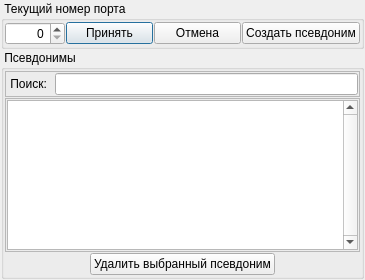
<?xml version="1.0" encoding="UTF-8"?>
<ui version="4.0">
 <class>Edit_Port_Dialog</class>
 <widget class="QDialog" name="Edit_Port_Dialog">
  <property name="geometry">
   <rect>
    <x>0</x>
    <y>0</y>
    <width>365</width>
    <height>280</height>
   </rect>
  </property>
  <property name="sizePolicy">
   <sizepolicy hsizetype="Fixed" vsizetype="Fixed">
    <horstretch>0</horstretch>
    <verstretch>0</verstretch>
   </sizepolicy>
  </property>
  <property name="minimumSize">
   <size>
    <width>365</width>
    <height>280</height>
   </size>
  </property>
  <property name="maximumSize">
   <size>
    <width>365</width>
    <height>280</height>
   </size>
  </property>
  <property name="contextMenuPolicy">
   <enum>Qt::CustomContextMenu</enum>
  </property>
  <property name="windowTitle">
   <string/>
  </property>
  <property name="windowIcon">
   <iconset resource="../../Z-Hub/resources.qrc">
    <normaloff>:/icons/z-icon.ico</normaloff>:/icons/z-icon.ico</iconset>
  </property>
  <layout class="QVBoxLayout" name="verticalLayout">
   <property name="spacing">
    <number>1</number>
   </property>
   <property name="leftMargin">
    <number>1</number>
   </property>
   <property name="topMargin">
    <number>1</number>
   </property>
   <property name="rightMargin">
    <number>1</number>
   </property>
   <property name="bottomMargin">
    <number>1</number>
   </property>
   <item>
    <widget class="QGroupBox" name="groupBox_Set_Port">
     <property name="title">
      <string> Текущий номер порта</string>
     </property>
     <layout class="QHBoxLayout" name="horizontalLayout">
      <property name="spacing">
       <number>1</number>
      </property>
      <property name="leftMargin">
       <number>1</number>
      </property>
      <property name="topMargin">
       <number>1</number>
      </property>
      <property name="rightMargin">
       <number>1</number>
      </property>
      <property name="bottomMargin">
       <number>1</number>
      </property>
      <item>
       <widget class="QSpinBox" name="spinBox">
        <property name="maximumSize">
         <size>
          <width>60</width>
          <height>16777215</height>
         </size>
        </property>
        <property name="alignment">
         <set>Qt::AlignRight|Qt::AlignTrailing|Qt::AlignVCenter</set>
        </property>
        <property name="maximum">
         <number>65535</number>
        </property>
        <property name="value">
         <number>0</number>
        </property>
       </widget>
      </item>
      <item>
       <widget class="QPushButton" name="pushButton_Accept">
        <property name="text">
         <string>Принять</string>
        </property>
        <property name="autoDefault">
         <bool>false</bool>
        </property>
        <property name="default">
         <bool>true</bool>
        </property>
       </widget>
      </item>
      <item>
       <widget class="QPushButton" name="pushButton_Reject">
        <property name="text">
         <string>Отмена</string>
        </property>
        <property name="autoDefault">
         <bool>false</bool>
        </property>
       </widget>
      </item>
      <item>
       <widget class="QPushButton" name="pushButton_Set_New_Pseudonym">
        <property name="text">
         <string>Создать псевдоним</string>
        </property>
        <property name="autoDefault">
         <bool>false</bool>
        </property>
       </widget>
      </item>
     </layout>
    </widget>
   </item>
   <item>
    <widget class="QGroupBox" name="groupBox_Pseudonyms">
     <property name="title">
      <string> Псевдонимы</string>
     </property>
     <layout class="QVBoxLayout" name="verticalLayout_3">
      <property name="spacing">
       <number>1</number>
      </property>
      <property name="leftMargin">
       <number>1</number>
      </property>
      <property name="topMargin">
       <number>1</number>
      </property>
      <property name="rightMargin">
       <number>1</number>
      </property>
      <property name="bottomMargin">
       <number>1</number>
      </property>
      <item>
       <widget class="QFrame" name="frame_Search">
        <property name="frameShape">
         <enum>QFrame::StyledPanel</enum>
        </property>
        <property name="frameShadow">
         <enum>QFrame::Raised</enum>
        </property>
        <layout class="QHBoxLayout" name="horizontalLayout_2">
         <property name="spacing">
          <number>1</number>
         </property>
         <property name="leftMargin">
          <number>1</number>
         </property>
         <property name="topMargin">
          <number>1</number>
         </property>
         <property name="rightMargin">
          <number>1</number>
         </property>
         <property name="bottomMargin">
          <number>1</number>
         </property>
         <item>
          <widget class="QLabel" name="label_Search">
           <property name="text">
            <string> Поиск:  </string>
           </property>
          </widget>
         </item>
         <item>
          <widget class="SafeSearchingLineEdit" name="Safe_Searching_Line_Edit"/>
         </item>
        </layout>
       </widget>
      </item>
      <item>
       <widget class="QFrame" name="frame">
        <property name="frameShape">
         <enum>QFrame::StyledPanel</enum>
        </property>
        <property name="frameShadow">
         <enum>QFrame::Raised</enum>
        </property>
        <layout class="QVBoxLayout" name="verticalLayout_2">
         <property name="spacing">
          <number>1</number>
         </property>
         <property name="leftMargin">
          <number>1</number>
         </property>
         <property name="topMargin">
          <number>1</number>
         </property>
         <property name="rightMargin">
          <number>1</number>
         </property>
         <property name="bottomMargin">
          <number>1</number>
         </property>
         <item>
          <widget class="QTableWidget" name="tableWidget_Pseudonyms">
           <property name="contextMenuPolicy">
            <enum>Qt::CustomContextMenu</enum>
           </property>
           <property name="verticalScrollBarPolicy">
            <enum>Qt::ScrollBarAlwaysOn</enum>
           </property>
           <property name="tabKeyNavigation">
            <bool>false</bool>
           </property>
           <property name="showDropIndicator" stdset="0">
            <bool>false</bool>
           </property>
           <property name="selectionMode">
            <enum>QAbstractItemView::SingleSelection</enum>
           </property>
           <property name="wordWrap">
            <bool>false</bool>
           </property>
           <property name="cornerButtonEnabled">
            <bool>false</bool>
           </property>
           <property name="columnCount">
            <number>1</number>
           </property>
           <attribute name="horizontalHeaderVisible">
            <bool>false</bool>
           </attribute>
           <attribute name="horizontalHeaderStretchLastSection">
            <bool>true</bool>
           </attribute>
           <column/>
          </widget>
         </item>
        </layout>
       </widget>
      </item>
      <item alignment="Qt::AlignHCenter">
       <widget class="SwitchAnotherPushButton" name="SwitchAnotherPushButton_Delete_Pseudonym">
        <property name="text">
         <string>Удалить выбранный псевдоним</string>
        </property>
        <property name="autoDefault">
         <bool>false</bool>
        </property>
       </widget>
      </item>
     </layout>
    </widget>
   </item>
  </layout>
 </widget>
 <customwidgets>
  <customwidget>
   <class>SafeSearchingLineEdit</class>
   <extends>QLineEdit</extends>
   <header>safe-searching-line-edit.h</header>
  </customwidget>
  <customwidget>
   <class>SwitchAnotherPushButton</class>
   <extends>QPushButton</extends>
   <header>switch-another-push-button.h</header>
  </customwidget>
 </customwidgets>
 <resources>
  <include location="../../Z-Hub/resources.qrc"/>
 </resources>
 <connections>
  <connection>
   <sender>pushButton_Accept</sender>
   <signal>clicked()</signal>
   <receiver>Edit_Port_Dialog</receiver>
   <slot>accept()</slot>
   <hints>
    <hint type="sourcelabel">
     <x>135</x>
     <y>38</y>
    </hint>
    <hint type="destinationlabel">
     <x>175</x>
     <y>139</y>
    </hint>
   </hints>
  </connection>
  <connection>
   <sender>pushButton_Reject</sender>
   <signal>clicked()</signal>
   <receiver>Edit_Port_Dialog</receiver>
   <slot>reject()</slot>
   <hints>
    <hint type="sourcelabel">
     <x>276</x>
     <y>38</y>
    </hint>
    <hint type="destinationlabel">
     <x>175</x>
     <y>139</y>
    </hint>
   </hints>
  </connection>
 </connections>
</ui>
